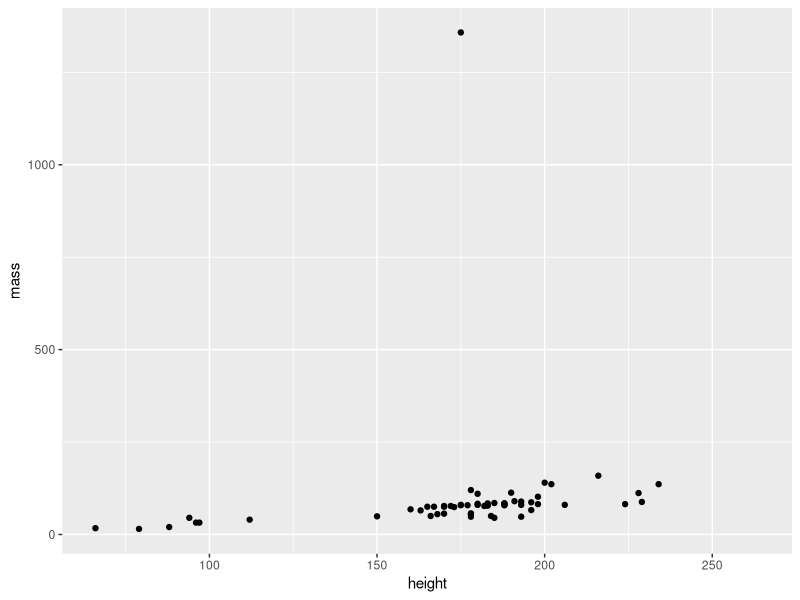
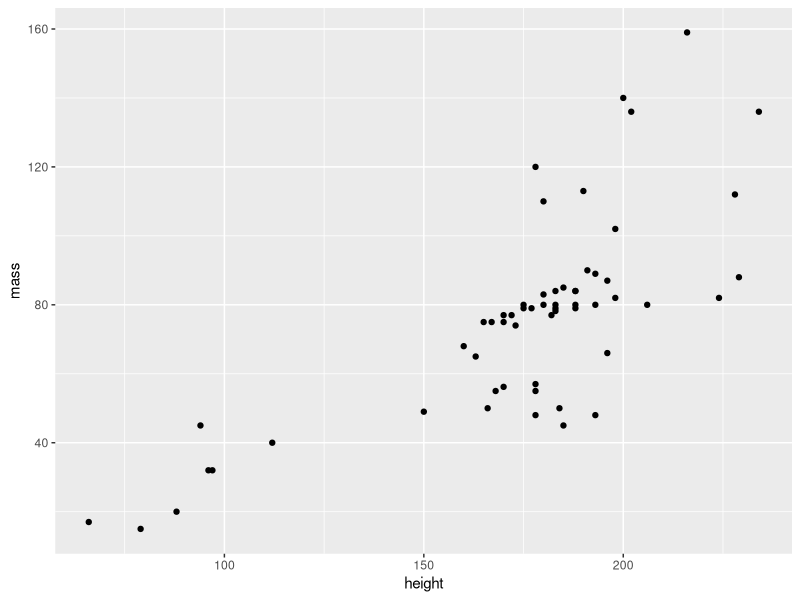
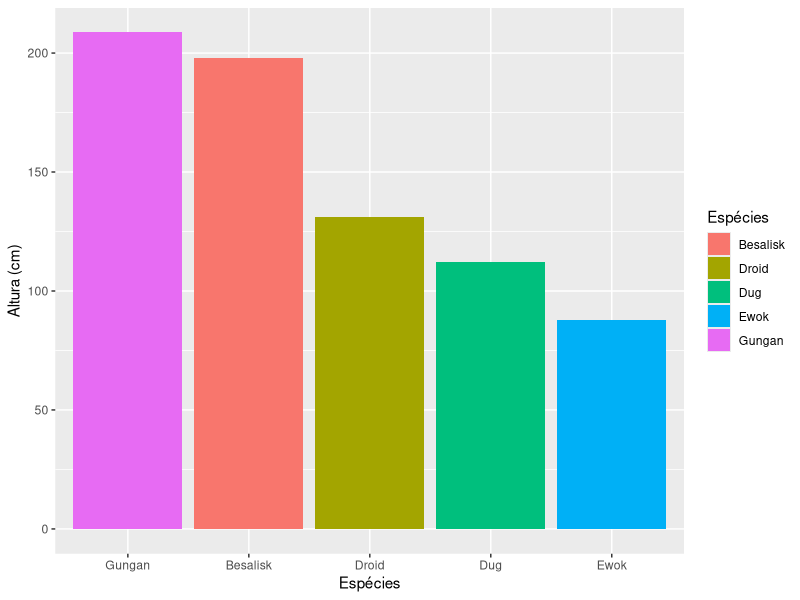
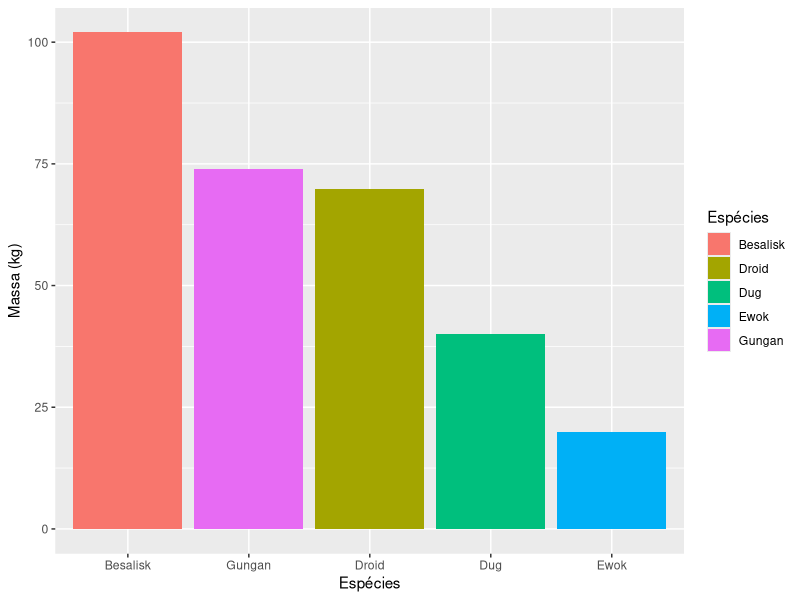
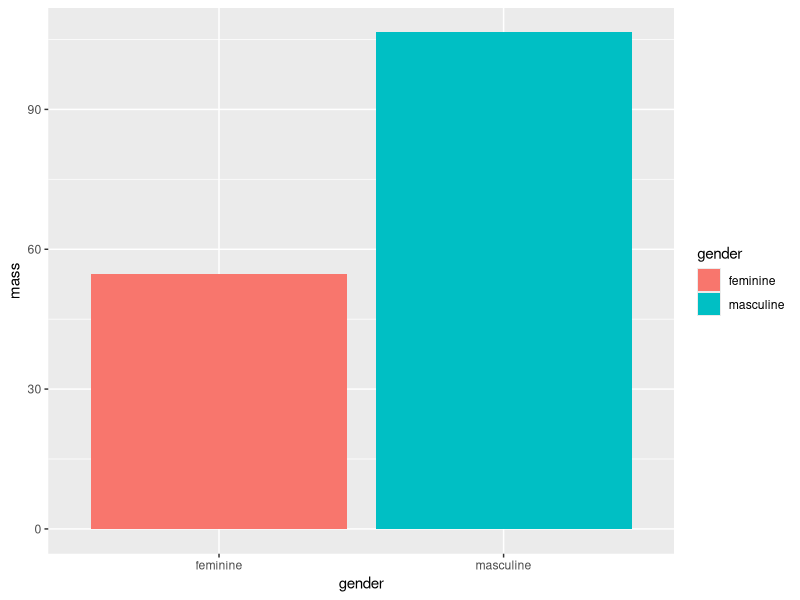
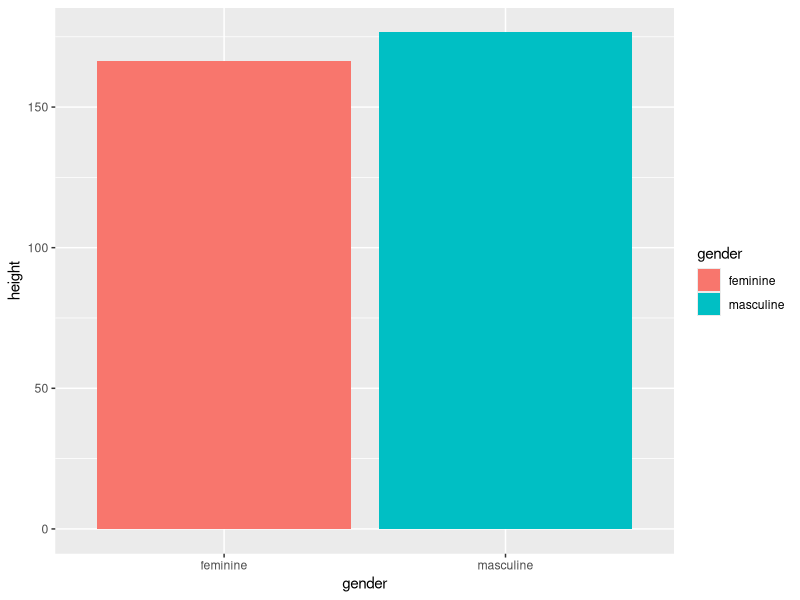
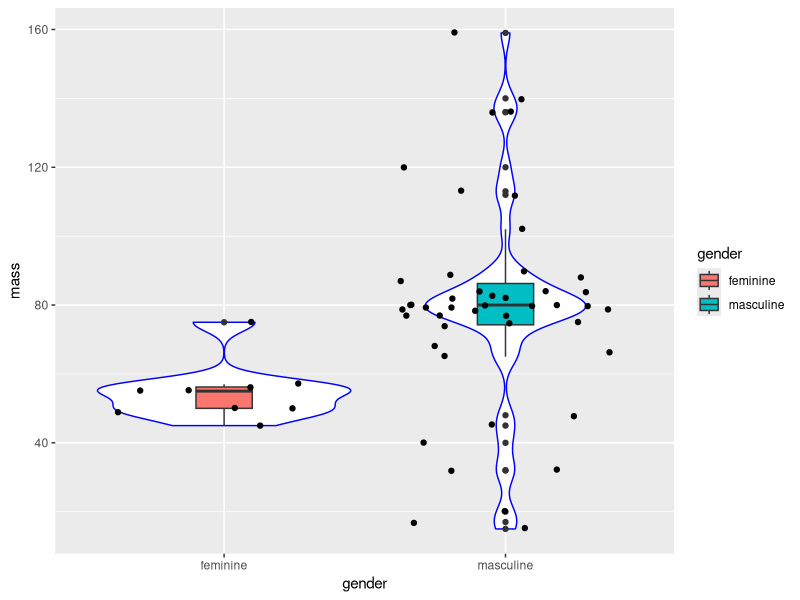
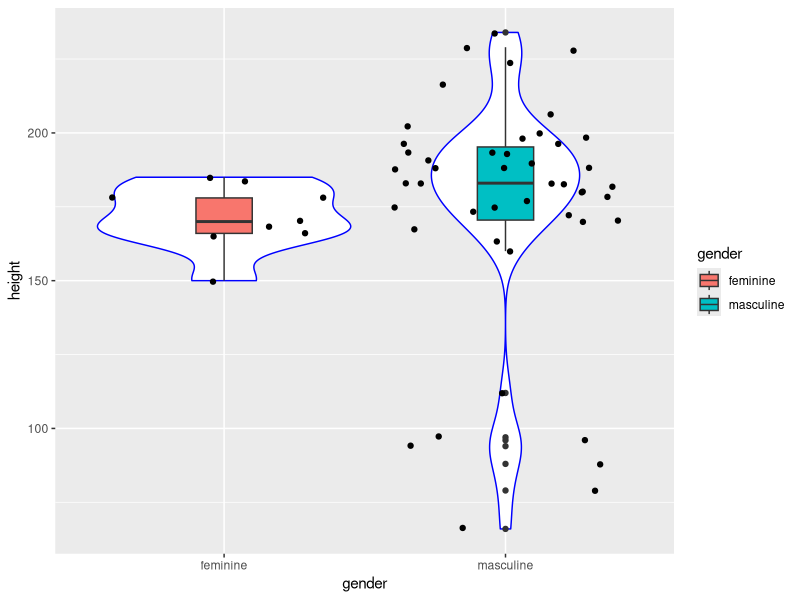

Write R code to recreate these figures, in order.

# Pacotes tidyverse - Prática -----------------------------------------------------------------------------------------------------------------------------
# Autoria do script: Jeanne Franco ---------------------------------------------------------------------------------------------------------
# Data: 17/03/2022 -------------------------------------------------------------------------------------------------------------------------

# Carregar pacotes -------------------------------------------------------------------------------------------------------------------------

library(dplyr)
library(ggplot2)

# Carregar dados ---------------------------------------------------------------------------------------------------------------------------

dados <- starwars
View(dados)

# Manipulação de dados 1 -------------------------------------------------------------------------------------------------------------------

dados %>%
  select(mass, hair_color) %>%
  filter(hair_color == "brown")

dados %>%
  select(height, hair_color) %>%
  filter(hair_color == "brown")

dados_1 <- dados %>%
  select(height, mass) %>%
  summarise_at(c("height", "mass"), list(max, min), na.rm = TRUE) 
dados_1

dados_2 <- dados %>%
  select(height, mass) 
dados_2

# Gráfico 1 --------------------------------------------------------------------------------------------------------------------------------

ggplot(dados_2, aes(x = height, y = mass)) +
  geom_point()

# Manipulação de dados 2 -------------------------------------------------------------------------------------------------------------------

dados_2 <- dados %>%
  select(height, mass) %>%
  filter(mass != 1358) # Elimina o valor máximo (outlier que impede ver a tendência)
dados_2

# Gráfico 2 --------------------------------------------------------------------------------------------------------------------------------

ggplot(dados_2, aes(x = height, y = mass)) +
  geom_point()

# Manipulação de dados 3 -------------------------------------------------------------------------------------------------------------------

dados_3 <- dados %>%
  select(height, mass, species) %>%
  filter(species %in% c("Besalisk", "Dug", "Gungan", "Ewok", "Droid")) %>%
  group_by(species) %>%
  summarise_all(list(mean), na.rm = TRUE)
dados_3

# Gráficos 3 -------------------------------------------------------------------------------------------------------------------------------

plot_altura <- ggplot(dados_3, aes(x = species, y = height)) +
  geom_col(aes(fill = species)) +
  scale_x_discrete(limits = c("Gungan", "Besalisk", "Droid", "Dug", "Ewok")) +
  scale_fill_discrete(name = "Espécies") +
  labs(x = "Espécies", y = "Altura (cm)")
plot_altura

plot_massa <- ggplot(dados_3, aes(x = species, y = mass)) +
  geom_col(aes(fill = species)) +
  scale_x_discrete(limits = c("Besalisk", "Gungan", "Droid", "Dug", "Ewok")) +
  scale_fill_discrete(name = "Espécies") +
  labs(x = "Espécies", y = "Massa (kg)")
plot_massa

# Manipulação de dados 4 -------------------------------------------------------------------------------------------------------------------

dados_4 <- dados %>%
  select(gender, mass, height) %>%
  filter(gender %in% c("feminine", "masculine")) %>%
  group_by(gender) %>%
  summarise_all(list(mean), na.rm = TRUE)
dados_4  

# Gráficos 4 -------------------------------------------------------------------------------------------------------------------------------

massa_genero <- ggplot(dados_4, aes(x = gender, y = mass)) +
  geom_col(aes(fill = gender))
massa_genero

altura_genero <- ggplot(dados_4, aes(x = gender, y = height)) +
  geom_col(aes(fill = gender))
altura_genero

# Manipulação de dados 5 -------------------------------------------------------------------------------------------------------------------

dados_5 <- dados %>%
  select(gender, mass, height) %>%
  filter(gender %in% c("feminine", "masculine")) %>%
  filter(mass != 1358)
dados_5

# Gráficos 5 -------------------------------------------------------------------------------------------------------------------------------

massa_genero_box <- ggplot(dados_5, aes(x = gender, y = mass)) +
  geom_violin(col = "blue") +
  geom_boxplot(aes(fill = gender), width = 0.2) +
  geom_jitter()
massa_genero_box

altura_genero_box <- ggplot(dados_5, aes(x = gender, y = height)) +
  geom_violin(col = "blue") +
  geom_boxplot(aes(fill = gender), width = 0.2) +
  geom_jitter()
altura_genero_box

# Manipulação de dados 6 -------------------------------------------------------------------------------------------------------------------

dados_6 <- dados %>%
  select(species, birth_year) %>%
  filter(species %in% c("Human", "Droid", "Wookiee", "Ewok", "Cerean")) %>%
  group_by(species) %>%
  summarise(mean(birth_year, na.rm = TRUE))
dados_6
  
dados_6 <- dados %>%
  select(species, birth_year) %>%
  filter(species %in% c("Human", "Droid", "Wookiee", "Ewok", "Cerean")) %>%
  group_by(species) %>%
  summarise_all(list(mean), na.rm = TRUE)
dados_6

# Gráfico 6 -------------------------------------------------------------------------------------------------------------------------------

ggplot(dados_6, aes(x = species, y = birth_year)) +
  geom_col(aes(fill = species)) +
  scale_x_discrete(limits = c("Wookiee", "Cerean", "Human", "Droid", "Ewok"))

# Manipulação de dados 7 -------------------------------------------------------------------------------------------------------------------

dados_7 <- dados %>%
  select(height, mass, birth_year, skin_color) %>%
  filter(skin_color %in% c("green", "red", "blue", "brown", "dark")) %>%
  group_by(skin_color) %>%
  summarise_at(c("height", "mass", "birth_year"), list(mean), na.rm = TRUE)
dados_7

# Gráficos 7 -------------------------------------------------------------------------------------------------------------------------------

altura_pele <- ggplot(dados_7, aes(x = skin_color, y = height)) +
  geom_col(fill = "#cab2d6") +
  scale_x_discrete(limits = c("green", "brown", "red", "dark", "blue")) +
  theme_light()
altura_pele

massa_pele <- ggplot(dados_7, aes(x = skin_color, y = mass)) +
  geom_col(fill = "#cab2d6") +
  scale_x_discrete(limits = c("blue", "dark", "green", "red", "brown")) +
  theme_light()
massa_pele

idade_pele <- ggplot(dados_7, aes(x = skin_color, y = birth_year)) +
  geom_col(fill = "#cab2d6") +
  scale_x_discrete(limits = c("brown", "blue", "dark", "red", "green")) +
  theme_light()
idade_pele

# Manipulação de dados 8 -------------------------------------------------------------------------------------------------------------------

dados_8 <- dados %>%
  select(mass, sex) %>%
  filter(sex %in% c("male", "female", "hermaphroditic")) %>%
  group_by(sex) %>%
  summarise(media_massa = mean(mass, na.rm = TRUE))
dados_8

# Gráfico 8 --------------------------------------------------------------------------------------------------------------------------------

ggplot(dados_8, aes(x = sex, y = media_massa)) +
  geom_col(aes(fill = sex)) +
  scale_x_discrete(limits = c("female", "male", "hermaphroditic")) +
  theme(legend.position = "none")

# Manipulação de dados 9 -------------------------------------------------------------------------------------------------------------------

dados_9 <- dados %>%
  select(mass, sex) %>%
  filter(sex %in% c("male", "female")) %>%
  group_by(sex) %>%
  summarise(media_massa = mean(mass, na.rm = TRUE))
dados_9

# Gráfico 9 --------------------------------------------------------------------------------------------------------------------------------

ggplot(dados_9, aes(x = sex, y = media_massa)) +
  geom_col(aes(fill = sex)) +
  scale_x_discrete(limits = c("female", "male")) +
  theme(legend.position = "none")

# Manipulação de dados 10 ------------------------------------------------------------------------------------------------------------------

dados_10 <- dados %>%
  select(skin_color, eye_color) %>%
  filter(skin_color %in% c("gold", "white", "light", "green", "pale", "fair",
                           "grey", "dark", "red"))
dados_10

# Gráfico 10 -------------------------------------------------------------------------------------------------------------------------------

ggplot(dados_10, aes(x = skin_color, y = eye_color)) +
  geom_count() +
  labs(x = "Cor da pele", y = "Cor dos olhos")

# Manipulação de dados 11 ------------------------------------------------------------------------------------------------------------------

unique(dados$homeworld)
unique(dados$species)

dados_11 <- dados %>%
  select(species, homeworld) %>%
  filter(species %in% c("Human", "Wookiee", "Ewok", "Cerean", "Xexto",
                        "Rodian" , "Hutt" , "Gungan", "Aleena", "Clawdite",
                        "Muun", "Droid") & 
         homeworld %in% c("Naboo", "Alderaan", "Tatooine", "Cerea", "Tund",
                          "Zolan", "Ojom", "Kalee", "Aleen Minor", "Mon Cala",
                          "Iridonia", "Chandrila"))
dados_11
View(dados_11)

# Gráfico 11 -------------------------------------------------------------------------------------------------------------------------------

ggplot(dados_11, aes(x = homeworld, y = species)) +
  geom_count() +
  labs(x = "Planeta natal", y = "Espécies")

# Manipulação de dados 12 ------------------------------------------------------------------------------------------------------------------

dados_12 <- dados %>%
  select(mass, height, birth_year) %>%
  filter(mass != 1358 & birth_year <= 300)
dados_12
View(dados_12)

# Gráficos 12 ------------------------------------------------------------------------------------------------------------------------------

massa <- ggplot(dados_12, aes(x = mass)) +
  geom_histogram(bins = 30, col = "black", fill = "lightblue")
massa

altura <- ggplot(dados_12, aes(x = height)) +
  geom_histogram(bins = 30, col = "black", fill = "lightblue")
altura

idade <- ggplot(dados_12, aes(x = birth_year)) +
  geom_histogram(bins = 30, col = "black", fill = "lightblue")
idade
